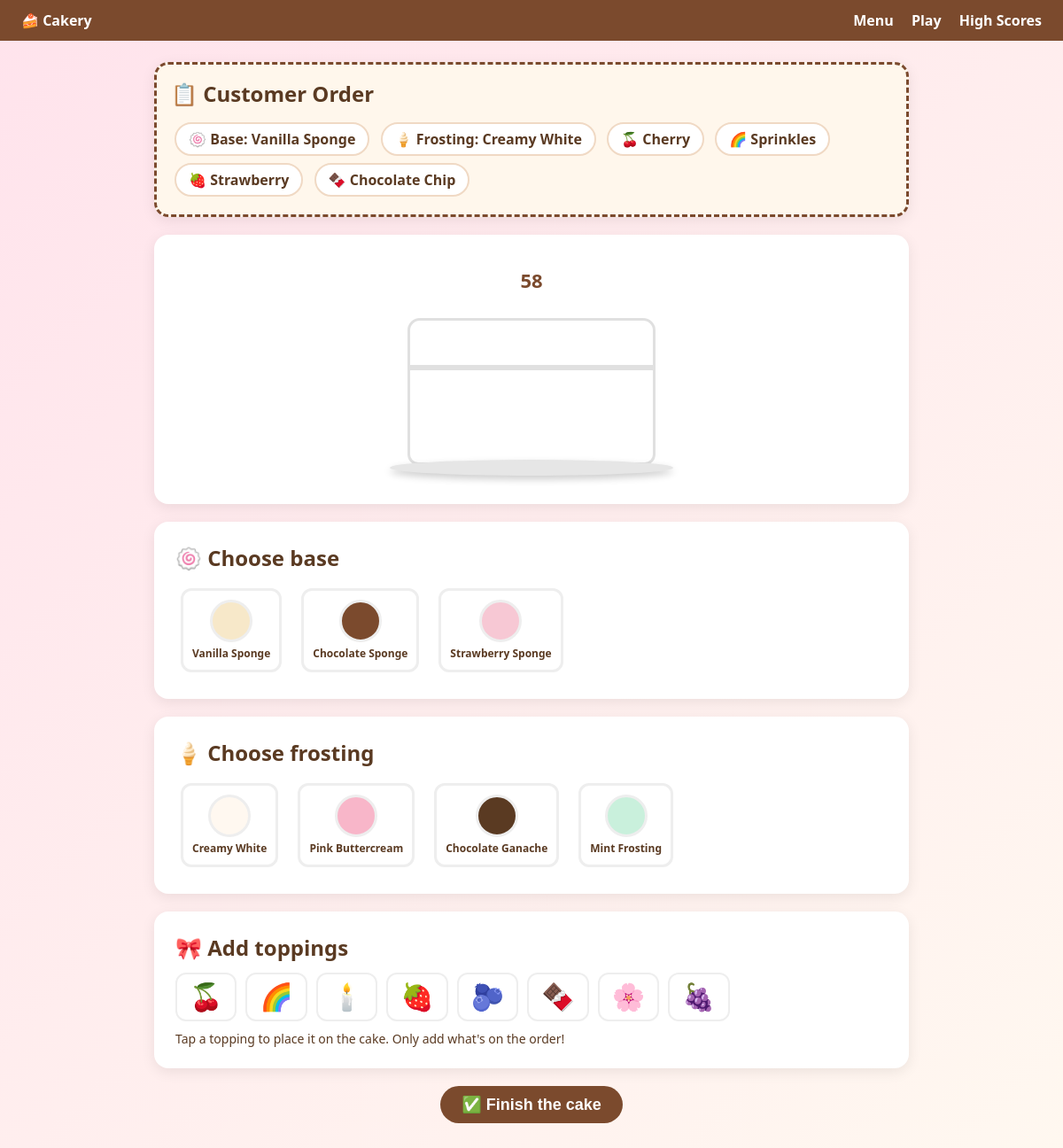
Screenshot of /play/ with the database file from the repository.
### game/models.py (models this page shows, shortened)
class CakeBase(models.Model):
    name = models.CharField(max_length=50)
    color = models.CharField(max_length=20, help_text="CSS color for the cake body")

class Frosting(models.Model):
    name = models.CharField(max_length=50)
    color = models.CharField(max_length=20, help_text="CSS color for the frosting layer")

class Topping(models.Model):
    name = models.CharField(max_length=50)
    emoji = models.CharField(max_length=10)
    points = models.PositiveIntegerField(default=10)

### game/views.py (the view, shortened to what this page needs)
# urls.py: path("play/", views.play, name="play"),
def play(request):
    if "order" not in request.session:
        request.session["order"] = _new_order()
        request.session["decorated"] = []
    order = request.session["order"]
    decorated = request.session.get("decorated", [])
    if order is None:
        return render(
            request, "game/play.html",
            {"error": "No cake data available. Add bases, frostings and toppings in admin first."},
        )
    bases = CakeBase.objects.all()
    frostings = Frosting.objects.all()
    toppings = Topping.objects.all()
    needed_toppings = Topping.objects.filter(id__in=order["needed_ids"])
    context = {
        "order": order,
        "bases": bases,
        "frostings": frostings,
        "toppings": toppings,
        "needed_toppings": needed_toppings,
        "decorated": decorated,
        "time_limit": TIME_LIMIT,
    }
    return render(request, "game/play.html", context)

### game/views.py (called while the page is built)
def _new_order():
    bases = list(CakeBase.objects.all())
    frostings = list(Frosting.objects.all())
    toppings = list(Topping.objects.all())
    if not bases or not frostings or not toppings:
        return None
    needed = random.sample(toppings, min(4, len(toppings)))
    return {
        "base_id": random.choice(bases).id,
        "frosting_id": random.choice(frostings).id,
        "needed_ids": [t.id for t in needed],
        "wrong_ids": [t.id for t in toppings if t.id not in [n.id for n in needed]],
    }

### game/templates/game/play.html (shortened to what this page needs)
{% extends "game/base.html" %}
{% block content %}
{% if error %}
<div class="card">{{ error }}<br><br><a class="btn" href="{% url 'menu' %}">Back to menu</a></div>
{% else %}
<div class="card order-card">
    <h2>📋 Customer Order</h2>
    <div>
        <span class="order-item">🍥 Base:
            {% for b in bases %}{% if b.id == order.base_id %}{{ b.name }}{% endif %}{% endfor %}
        </span>
        <span class="order-item">🍦 Frosting:
            {% for f in frostings %}{% if f.id == order.frosting_id %}{{ f.name }}{% endif %}{% endfor %}
        </span>
        {% for t in needed_toppings %}
            <span class="order-item">{{ t.emoji }} {{ t.name }}</span>
        {% endfor %}
    </div>
</div>
<div class="card" style="text-align:center;">
    <div class="timer" id="timer">60</div>
    <div class="cake-scene">
        <div class="cake-top" id="cake-top">
        </div>
        <div class="cake-body" id="cake-body"></div>
        <div class="plate"></div>
    </div>
</div>
<form method="post" id="play-form">
    <div class="card">
        <h2>🍥 Choose base</h2>
        <div class="picker">
            {% for b in bases %}
            <div class="option" data-type="base" data-id="{{ b.id }}" data-color="{{ b.color }}">
                <span class="swatch" style="background: {{ b.color }};"></span>
                <span class="swatch-label">{{ b.name }}</span>
            </div>
            {% endfor %}
        </div>
    </div>
    <div class="card">
        <h2>🍦 Choose frosting</h2>
        <div class="picker">
            {% for f in frostings %}
            <div class="option" data-type="frosting" data-id="{{ f.id }}" data-color="{{ f.color }}">
                <span class="swatch" style="background: {{ f.color }};"></span>
                <span class="swatch-label">{{ f.name }}</span>
            </div>
            {% endfor %}
        </div>
    </div>
    <div class="card">
        <h2>🎀 Add toppings</h2>
        <div style="display:flex; flex-wrap:wrap; gap:10px;">
            {% for t in toppings %}
            <button type="submit" class="topping-btn {% if t.id in decorated %}decorated-tag{% endif %}"
                    onclick="setTopping({{ t.id }})">
                {{ t.emoji }}
            </button>
            {% endfor %}
        </div>
        <p style="margin-top:10px; font-size:14px;">Tap a topping to place it on the cake. Only add what's on the order!</p>
    </div>
    <div style="text-align:center; margin-bottom: 24px;">
        <button type="submit" class="btn btn-dark" style="font-size:18px;">✅ Finish the cake</button>
    </div>
</form>
{% endif %}
{% endblock %}

### game/templates/game/base.html (shortened to what this page needs)
<!DOCTYPE html>
<html lang="en">
<head>
</head>
<body>
    <nav>
        <strong>🍰 Cakery</strong>
        <div>
            <a href="{% url 'menu' %}">Menu</a>
            <a href="{% url 'play' %}">Play</a>
            <a href="{% url 'scores' %}">High Scores</a>
        </div>
    </nav>
    <div class="container">
        {% block content %}{% endblock %}
    </div>
</body>
</html>

### game/templates/game/base.html (style rules this page uses)
:root { --pink: #f8b6c9; --pink-dark: #e88aa5; --cream: #fff8f0; --choco: #7b4a2d; }
* { box-sizing: border-box; margin: 0; padding: 0; }
body { font-family: 'Segoe UI', sans-serif; background: linear-gradient(135deg, #ffe3ec, #fff8f0); min-height: 100vh; color: #5a3a22; }
nav { background: var(--choco); color: #fff; padding: 12px 24px; display: flex; justify-content: space-between; align-items: center; }
nav a { color: #fff; text-decoration: none; margin-left: 16px; font-weight: 600; }
.container { max-width: 900px; margin: 0 auto; padding: 24px; }
.card { background: #fff; border-radius: 16px; padding: 24px; box-shadow: 0 4px 16px rgba(0, 0, 0, 0.08); margin-bottom: 20px; }
.btn { display: inline-block; background: var(--pink); color: #5a3a22; border: none; border-radius: 24px; padding: 10px 24px; font-size: 16px; font-weight: 700; cursor: pointer; text-decoration: none; }
.btn-dark { background: var(--choco); color: #fff; }
.option { display: inline-flex; flex-direction: column; align-items: center; border: 3px solid #eee; border-radius: 12px; padding: 10px; margin: 6px; cursor: pointer; background: #fff; min-width: 90px; }
h1, h2 { margin-bottom: 12px; }

### game/templates/game/play.html (style rules this page uses)
.order-card { background: #fff7ec; border: 3px dashed var(--choco); border-radius: 16px; padding: 16px; margin-bottom: 20px; }
.order-item { display: inline-flex; align-items: center; gap: 8px; background: #fff; border-radius: 24px; padding: 6px 14px; margin: 4px; font-weight: 600; border: 2px solid #f0d9c4; }
.cake-scene { display: flex; flex-direction: column; align-items: center; padding: 16px 0 8px; }
.cake-top { width: 280px; height: 56px; border-radius: 14px 14px 0 0; display: flex; align-items: center; justify-content: center; font-size: 26px; gap: 6px; border: 3px solid rgba(0,0,0,0.12); }
.cake-body { width: 280px; height: 110px; border-radius: 0 0 12px 12px; border: 3px solid rgba(0,0,0,0.12); }
.plate { width: 320px; height: 18px; border-radius: 50%; background: #e6e6e6; margin-top: -6px; box-shadow: 0 4px 8px rgba(0,0,0,0.2); }
.timer { font-size: 22px; font-weight: 800; color: var(--choco); text-align: center; margin: 12px 0; }
.topping-btn { font-size: 30px; padding: 8px 14px; border-radius: 12px; border: 2px solid #eee; background: #fff; cursor: pointer; }
.picker { display: flex; flex-wrap: wrap; gap: 10px; margin-top: 8px; }
.swatch { width: 48px; height: 48px; border-radius: 50%; border: 3px solid #eee; cursor: pointer; }
.swatch-label { display: block; text-align: center; font-size: 12px; font-weight: 600; margin-top: 4px; }

### rows the page displays
CakeBase: name "Vanilla Sponge"
Frosting: name "Creamy White"
Topping: emoji "🍒", name "Cherry"
Topping: emoji "🌈", name "Sprinkles"
Topping: emoji "🍓", name "Strawberry"
Topping: emoji "🍫", name "Chocolate Chip"
CakeBase: name "Chocolate Sponge"
CakeBase: name "Strawberry Sponge"
Frosting: name "Pink Buttercream"
Frosting: name "Chocolate Ganache"
Frosting: name "Mint Frosting"
Topping: emoji "🕯️"
Topping: emoji "🫐"
Topping: emoji "🌸"
Topping: emoji "🍇"
